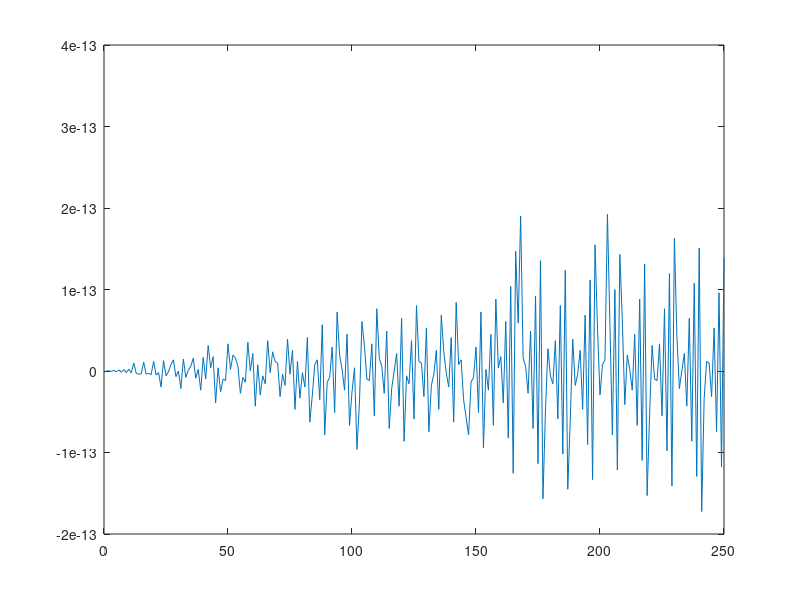

Write MATLAB code to recreate this figure.
close all;
clear all;
F_s = 1000;
F_w = 500;
amp = 2;
nsec = 2;
dur= nsec*F_s;
n = 0:dur;
y = amp*sin(2*pi*n*F_w/F_s);
figure()
plot(y(1:250));
